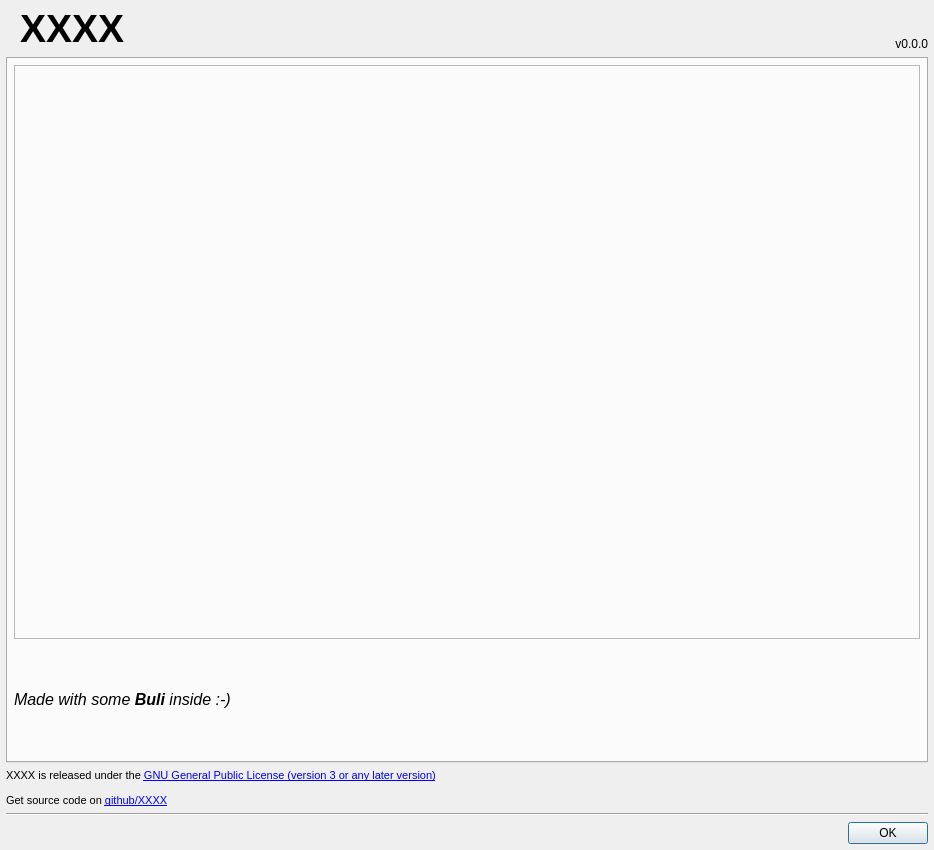
<?xml version="1.0" encoding="UTF-8"?>
<ui version="4.0">
 <class>Dialog</class>
 <widget class="QDialog" name="Dialog">
  <property name="windowModality">
   <enum>Qt::WindowModal</enum>
  </property>
  <property name="geometry">
   <rect>
    <x>0</x>
    <y>0</y>
    <width>934</width>
    <height>850</height>
   </rect>
  </property>
  <property name="minimumSize">
   <size>
    <width>934</width>
    <height>850</height>
   </size>
  </property>
  <property name="maximumSize">
   <size>
    <width>934</width>
    <height>850</height>
   </size>
  </property>
  <property name="windowTitle">
   <string>About XXXX</string>
  </property>
  <property name="modal">
   <bool>true</bool>
  </property>
  <layout class="QVBoxLayout" name="verticalLayout">
   <property name="leftMargin">
    <number>6</number>
   </property>
   <property name="topMargin">
    <number>6</number>
   </property>
   <property name="rightMargin">
    <number>6</number>
   </property>
   <property name="bottomMargin">
    <number>6</number>
   </property>
   <item>
    <layout class="QGridLayout" name="gridLayout">
     <property name="horizontalSpacing">
      <number>0</number>
     </property>
     <item row="1" column="0">
      <widget class="QLabel" name="lbIcon">
       <property name="sizePolicy">
        <sizepolicy hsizetype="Maximum" vsizetype="Preferred">
         <horstretch>0</horstretch>
         <verstretch>0</verstretch>
        </sizepolicy>
       </property>
       <property name="maximumSize">
        <size>
         <width>16777215</width>
         <height>16777215</height>
        </size>
       </property>
       <property name="text">
        <string/>
       </property>
      </widget>
     </item>
     <item row="2" column="0" colspan="5">
      <widget class="QTabWidget" name="tabBuli">
       <property name="currentIndex">
        <number>0</number>
       </property>
       <property name="documentMode">
        <bool>false</bool>
       </property>
       <property name="tabBarAutoHide">
        <bool>true</bool>
       </property>
       <widget class="QWidget" name="tab">
        <attribute name="title">
         <string>Buli!</string>
        </attribute>
        <layout class="QVBoxLayout" name="verticalLayout_4">
         <property name="leftMargin">
          <number>6</number>
         </property>
         <property name="topMargin">
          <number>6</number>
         </property>
         <property name="rightMargin">
          <number>6</number>
         </property>
         <property name="bottomMargin">
          <number>6</number>
         </property>
         <item>
          <widget class="QLabel" name="lblImg">
           <property name="minimumSize">
            <size>
             <width>900</width>
             <height>574</height>
            </size>
           </property>
           <property name="frameShape">
            <enum>QFrame::StyledPanel</enum>
           </property>
           <property name="frameShadow">
            <enum>QFrame::Sunken</enum>
           </property>
           <property name="lineWidth">
            <number>2</number>
           </property>
           <property name="text">
            <string/>
           </property>
           <property name="pixmap">
            <pixmap>png/buli-powered-big.png</pixmap>
           </property>
          </widget>
         </item>
         <item>
          <widget class="QLabel" name="lblMadeWith">
           <property name="font">
            <font>
             <pointsize>12</pointsize>
            </font>
           </property>
           <property name="text">
            <string>&lt;i&gt;Made with some &lt;b&gt;Buli&lt;/b&gt; inside :-)&lt;/i&gt;</string>
           </property>
           <property name="margin">
            <number>0</number>
           </property>
          </widget>
         </item>
        </layout>
       </widget>
      </widget>
     </item>
     <item row="6" column="0" colspan="5">
      <widget class="QLabel" name="lblLicenseAndSource">
       <property name="font">
        <font>
         <pointsize>8</pointsize>
        </font>
       </property>
       <property name="text">
        <string>&lt;p&gt;XXXX is released under the &lt;a href=&quot;https://www.gnu.org/licenses/gpl-3.0.html&quot;&gt;GNU General Public License (version 3 or any later version)&lt;/a&gt;&lt;/p&gt;
&lt;p&gt;Get source code on &lt;a href=&quot;https://github.com/Grum999/XXXX&quot;&gt;github/XXXX&lt;/a&gt;&lt;/p&gt;</string>
       </property>
       <property name="openExternalLinks">
        <bool>true</bool>
       </property>
      </widget>
     </item>
     <item row="1" column="2" colspan="2">
      <widget class="QLabel" name="lblName">
       <property name="sizePolicy">
        <sizepolicy hsizetype="Expanding" vsizetype="Minimum">
         <horstretch>0</horstretch>
         <verstretch>0</verstretch>
        </sizepolicy>
       </property>
       <property name="font">
        <font>
         <pointsize>29</pointsize>
         <weight>75</weight>
         <bold>true</bold>
        </font>
       </property>
       <property name="text">
        <string>XXXX</string>
       </property>
       <property name="alignment">
        <set>Qt::AlignLeading|Qt::AlignLeft|Qt::AlignVCenter</set>
       </property>
      </widget>
     </item>
     <item row="1" column="4">
      <widget class="QLabel" name="lblVersion">
       <property name="sizePolicy">
        <sizepolicy hsizetype="Maximum" vsizetype="Minimum">
         <horstretch>0</horstretch>
         <verstretch>0</verstretch>
        </sizepolicy>
       </property>
       <property name="font">
        <font>
         <italic>false</italic>
        </font>
       </property>
       <property name="layoutDirection">
        <enum>Qt::LeftToRight</enum>
       </property>
       <property name="text">
        <string>v0.0.0</string>
       </property>
       <property name="alignment">
        <set>Qt::AlignBottom|Qt::AlignRight|Qt::AlignTrailing</set>
       </property>
       <property name="margin">
        <number>7</number>
       </property>
      </widget>
     </item>
     <item row="1" column="1">
      <widget class="QLabel" name="lbIconSp">
       <property name="sizePolicy">
        <sizepolicy hsizetype="Maximum" vsizetype="Preferred">
         <horstretch>0</horstretch>
         <verstretch>0</verstretch>
        </sizepolicy>
       </property>
       <property name="minimumSize">
        <size>
         <width>0</width>
         <height>0</height>
        </size>
       </property>
       <property name="text">
        <string/>
       </property>
      </widget>
     </item>
    </layout>
   </item>
   <item>
    <widget class="Line" name="line_2">
     <property name="font">
      <font>
       <pointsize>10</pointsize>
      </font>
     </property>
     <property name="orientation">
      <enum>Qt::Horizontal</enum>
     </property>
    </widget>
   </item>
   <item>
    <widget class="QDialogButtonBox" name="dbbxOk">
     <property name="standardButtons">
      <set>QDialogButtonBox::Ok</set>
     </property>
    </widget>
   </item>
  </layout>
 </widget>
 <resources/>
 <connections/>
</ui>
